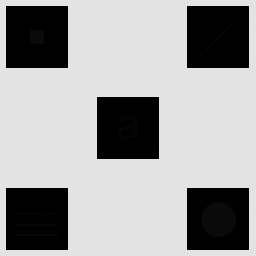
#> input picture Imagenes/Iniciales/Imagen_con_detalles_escondidos.tif, 256 x 256 px, found by its file name
$ python problema_1.py
#> lines starting #> are read from the running program, lines starting #| are printed output that depends on the picture
import cv2
import numpy as np
import matplotlib.pyplot as plt

# --- 1. Funciones Auxiliares --------------------------------------------------

def imshow(img, new_fig=True, title=None, color_img=False, blocking=False, colorbar=True, ticks=False):
    if new_fig:
        plt.figure()
    if color_img:
        plt.imshow(img)
    else:
        plt.imshow(img, cmap='gray', vmin=0, vmax=255)

    if title is not None:
        plt.title(title)
    if not ticks:
        plt.xticks([]), plt.yticks([])
    if colorbar:
        plt.colorbar()
    if new_fig:
        plt.show(block=blocking)

# --- 2. Algoritmo Principal ---------------------------------------------------

def ecualizacion_local_histograma(img, M, N, border_type=cv2.BORDER_REPLICATE):
    """
    Implementa la ecualización local del histograma moviendo una ventana
    de tamaño MxN pixel a pixel.
    M: Alto de la ventana (filas).
    N: Ancho de la ventana (columnas).
    border_type: Técnica de llenado de bordes.
    """
    # Inicializamos la imagen de salida con ceros
    img_out = np.zeros_like(img)

    # Calculamos la cantidad de pixels a agregar en los bordes
    pad_top = M // 2
    pad_bottom = M // 2
    pad_left = N // 2
    pad_right = N // 2

    # Agregamos bordes con la técnica seleccionada
    img_padded = cv2.copyMakeBorder(img, pad_top, pad_bottom, pad_left, pad_right, border_type)

    filas, columnas = img.shape

    # Desplazamos la ventana pixel a pixel por toda la imagen
    for i in range(filas):
        for j in range(columnas):
            # Extraemos el vecindario local
            ventana = img_padded[i : i + M, j : j + N]

            # Calculamos la transformación local ecualizando el histograma de la ventana
            ventana_eq = cv2.equalizeHist(ventana)

            # Mapeamos únicamente el nivel de intensidad del pixel centrado
            img_out[i, j] = ventana_eq[pad_top, pad_left]

    return img_out

# --- 3. Ejecución y Exploración de Resultados ---------------------------------

if __name__ == '__main__':
    # Cargamos la imagen original en escala de grises
    img = cv2.imread('./imagenes/iniciales/Imagen_con_detalles_escondidos.tif', cv2.IMREAD_GRAYSCALE)
#> img is the input picture: shape (256, 256); min 0, max 228, mean 160.7

    # 3.1 Visualización de la imagen original y su histograma
    imshow(img, title="Imagen Original", blocking=False)
    plt.figure()
    plt.hist(img.flatten(), 256, [0, 256])
    plt.title('Histograma Original')
    plt.show(block=False)
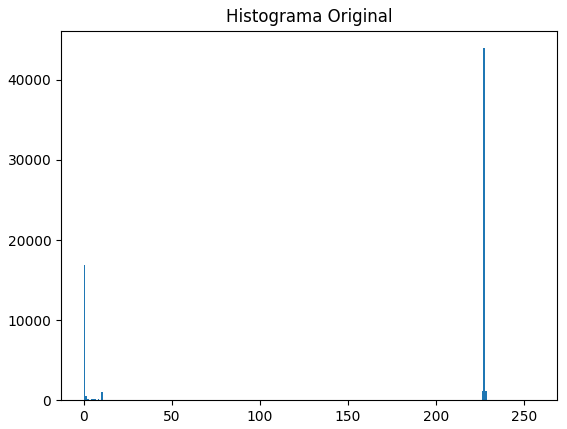
#> figure drawn by matplotlib, 1 panel; tallest bar 43946 high, from x = 227 to 228

    # 3.2 Ecualización Global (para comparación)
    # Como menciona el TP, una ecualización global pierde la localidad del análisis
    img_eq_global = cv2.equalizeHist(img)
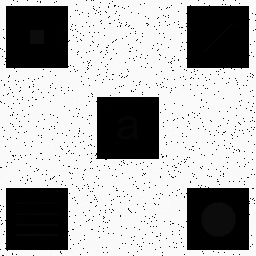
#> img_eq_global: shape (256, 256); min 0, max 255, mean 172.2
    imshow(img_eq_global, title="Ecualización Global", blocking=True)
#> call 2 of imshow, with new_fig = True, title = 'Ecualización Global', color_img = False, blocking = True, colorbar = True, ticks = False
#> in imshow (call 2), `plt.show(block=blocking)`:
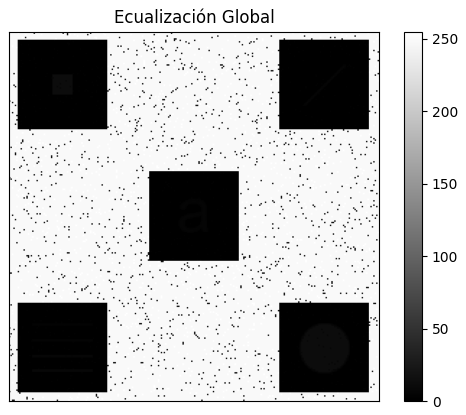
#> figure drawn by matplotlib, 2 panels

    # Definimos las técnicas de bordes a evaluar
    tecnicas_bordes = {
        "REPLICATE": cv2.BORDER_REPLICATE,
        "REFLECT": cv2.BORDER_REFLECT,
        "CONSTANT": cv2.BORDER_CONSTANT
    }

    ventanas_cuadradas = [(3, 3), (5, 5), (7, 7), (11, 11), (15, 15), (31, 31)]
    ventanas_rectangulares = [(3, 5), (5, 3), (3, 15), (15, 3), (5, 31), (31, 5)]

    # Exploramos cada técnica de borde
    for nombre_borde, tipo_borde in tecnicas_bordes.items():
        print(f"\n--- Evaluando técnica de borde: {nombre_borde} ---")

        # 3.3 Ecualización Local - Exploración de vecindarios cuadrados
        plt.figure(figsize=(14, 8))
        plt.suptitle(f"Vecindarios Cuadrados - Borde: {nombre_borde}", fontsize=16)

        ax1_cuad = None
        for i, (M, N) in enumerate(ventanas_cuadradas):
            print(f"Procesando vecindario cuadrado de {M}x{N}...")
            img_eq_local = ecualizacion_local_histograma(img, M, N, border_type=tipo_borde)

            # Acomodamos en una grilla de 2 filas por 3 columnas
            if i == 0:
                ax1_cuad = plt.subplot(2, 3, i + 1)
            else:
                plt.subplot(2, 3, i + 1, sharex=ax1_cuad, sharey=ax1_cuad)

            imshow(img_eq_local, new_fig=False, title=f"Cuadrado ({M}x{N})", blocking=False)

        plt.tight_layout()
        plt.show(block=True)

        # 3.4 Ecualización Local - Exploración de vecindarios rectangulares
        plt.figure(figsize=(14, 8))
        plt.suptitle(f"Vecindarios Rectangulares - Borde: {nombre_borde}", fontsize=16)

        ax1_rect = None
        for i, (M_rect, N_rect) in enumerate(ventanas_rectangulares):
            print(f"Procesando vecindario rectangular de {M_rect}x{N_rect}...")
            img_eq_rect = ecualizacion_local_histograma(img, M_rect, N_rect, border_type=tipo_borde)

            # Acomodamos en una grilla de 2 filas por 3 columnas
            if i == 0:
                ax1_rect = plt.subplot(2, 3, i + 1)
            else:
                plt.subplot(2, 3, i + 1, sharex=ax1_rect, sharey=ax1_rect)

            imshow(img_eq_rect, new_fig=False, title=f"Rectangular ({M_rect}x{N_rect})", blocking=False)

        plt.tight_layout()
        plt.show(block=True)
#> this loop made 3 passes
#> pass 1, in ecualizacion_local_histograma (call 2), `img_padded = cv2.copyMakeBorder(img, pad_top, pad_bottom, pad_left, pa..`:
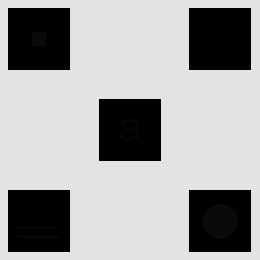
#> img_padded: shape (260, 260); min 0, max 228, mean 162.7
#> pass 1, in ecualizacion_local_histograma (call 4), `img_padded = cv2.copyMakeBorder(img, pad_top, pad_bottom, pad_left, pa..`:
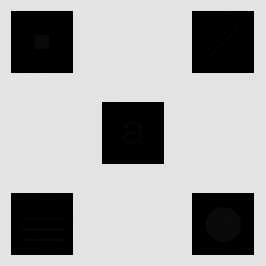
#> img_padded: shape (266, 266); min 0, max 228, mean 165.6
#> pass 1, `plt.show(block=True)`:
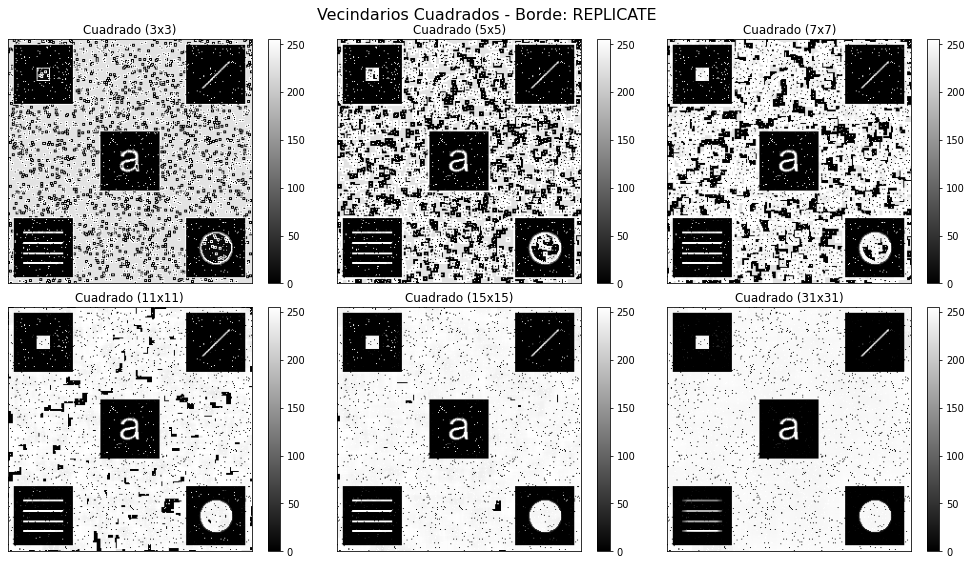
#> figure drawn by matplotlib, 12 panels
#> pass 1, `plt.show(block=True)`:
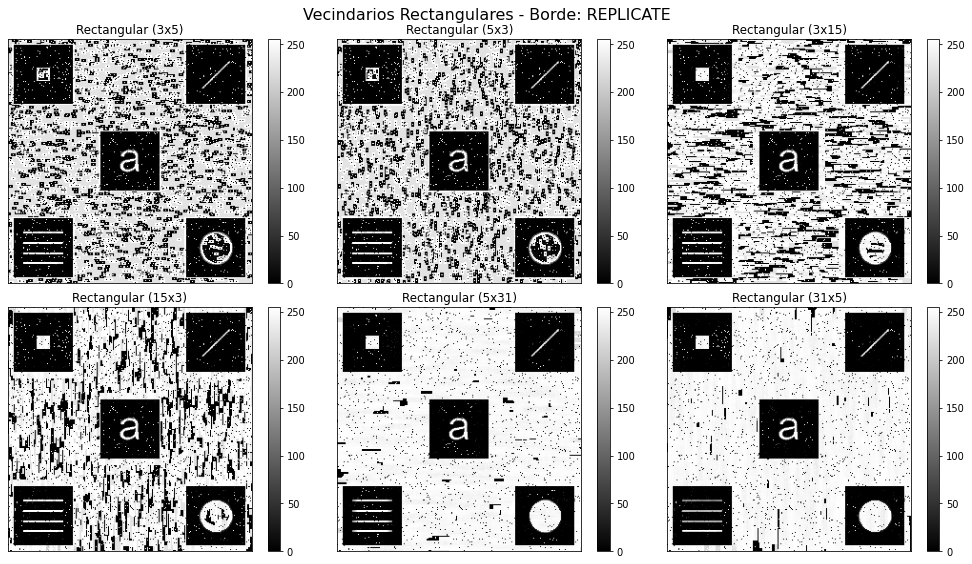
#> figure drawn by matplotlib, 12 panels

    # Bloquea la ejecución al final para mantener todas las figuras abiertas
    plt.show()
